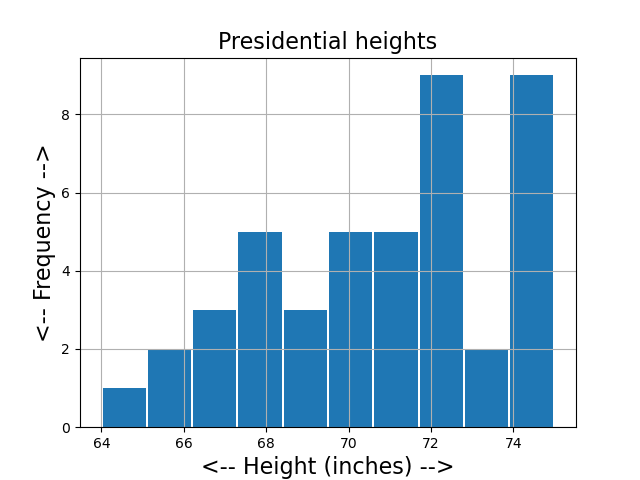

Generate this figure with Python:
#! /usr/bin/env python3
#
def president_heights_histogram ( ):

#*****************************************************************************80
#
## president_heights_histogram() plots a presidential height histogram.
#
#  Licensing:
#
#    This code is distributed under the MIT license.
#
#  Modified:
#
#    25 April 2019
#
#  Author:
#
#    John Burkardt
#
  import matplotlib
  import matplotlib.pyplot as plt
  import numpy as np
  import platform

  print ( '' )
  print ( 'president_heights_histogram():' )
  print ( '  python version:     ' + platform.python_version ( ) )
  print ( '  numpy version:      ' + np.version.version )
  print ( '  matplotlib version: ' + matplotlib.__version__ )
  print ( '  Make a histogram of president heights.' )
#
#  Read the heights from a file.
#
  filename = 'president_heights_data.txt'
  data = np.loadtxt ( filename )
  height = data[:]
  m = len ( height )
  print ( '' )
  print ( '  %d data records read from file.' % ( m ) )
#
#  Plot the data.
#
  plt.hist ( height, rwidth = 0.95 )
  plt.grid ( True )
  plt.xlabel ( '<-- Height (inches) -->', fontsize = 16 )
  plt.ylabel ( '<-- Frequency -->', fontsize = 16 )
  plt.title ( 'Presidential heights', fontsize = 16 )
#
#  Save the graphics in a file.
#
  filename = 'president_heights_histogram.png'
  plt.savefig ( filename )
  print ( '' )
  print ( '  Graphics saved as "' + filename + '"' )
  plt.show ( block = False )

  plt.close ( )
#
#  Terminate.
#
  print ( '' )
  print ( 'president_heights_histogram():' )
  print ( '  Normal end of execution.' )

  return

def timestamp ( ):

#*****************************************************************************80
#
## timestamp() prints the date as a timestamp.
#
#  Licensing:
#
#    This code is distributed under the MIT license. 
#
#  Modified:
#
#    06 April 2013
#
#  Author:
#
#    John Burkardt
#
  import time

  t = time.time ( )
  print ( time.ctime ( t ) )

  return

if ( __name__ == '__main__' ):
  timestamp ( )
  president_heights_histogram ( )
  timestamp ( )
